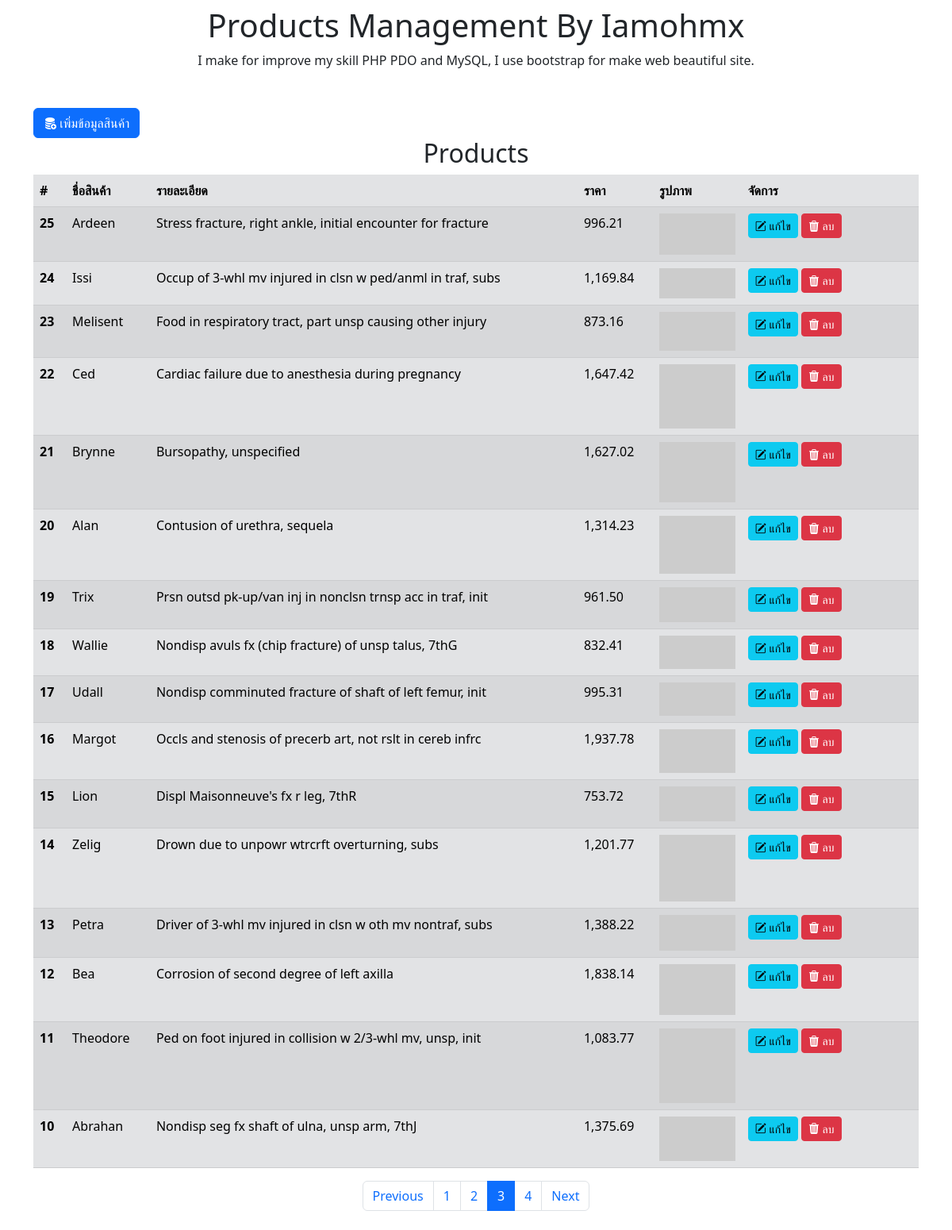
/?page=3, run on the app's committed database.
### tables this page shows
CREATE TABLE IF NOT EXISTS `products` (
  `id` int NOT NULL AUTO_INCREMENT,
  `p_name` varchar(255) NOT NULL DEFAULT '',
  `p_desc` varchar(255) NOT NULL DEFAULT '',
  `p_price` decimal(10,2) NOT NULL DEFAULT '0.00',
  `p_img` varchar(255) NOT NULL DEFAULT '',
  PRIMARY KEY (`id`)
);

### viewProducts.php (called while the page is built, shortened)
<?php
require_once 'connect.php';
$sql1 = "SELECT * FROM products";
$s = $conn->prepare($sql1);
$s->execute();
$s->fetchAll(PDO::FETCH_ASSOC);
$total_result = $s->rowCount();
$limit_page = 16;
$page = @$_GET['page'] ? $_GET['page'] : 1;
$num_page = $total_result/$limit_page;
if (!($num_page == (int)$num_page))
    $num_page = (int)$num_page+1;
$limit_start = ($page * $limit_page) - $limit_page;
$sql = "SELECT * FROM products ORDER BY id DESC LIMIT {$limit_start},{$limit_page}";
$stmt = $conn->prepare($sql);
$stmt->execute();
$result = $stmt->fetchAll();
?>

### index.php (the view, shortened to what this page needs)
<?php
require_once 'viewProducts.php';
?>
<!doctype html>
<html lang="en">
<head>
    <link href="https://cdn.jsdelivr.net/npm/bootstrap@5.3.0-alpha1/dist/css/bootstrap.min.css" rel="stylesheet">
    <link rel="stylesheet" href="https://cdn.jsdelivr.net/npm/bootstrap-icons@1.10.3/font/bootstrap-icons.css">
</head>
<body>
    <div class="container py-2">
        <h1 class="text-center">Products Management By Iamohmx</h1>
        <p class="text-center">I make for improve my skill PHP PDO and MySQL, I use bootstrap for make web beautiful site.</p>
        <div class="py-3"></div>
        <button type="button" class="btn btn-primary" data-bs-toggle="modal" data-bs-target="#addProduct">
            <i class="bi bi-database-fill-add"></i> เพิ่มข้อมูลสินค้า
        </button>
        <h2 class="text-center">Products</h2>
        <div class="row justify-content-center">
            <div class="col-lg-12 ">
                <table class="table table-striped table-secondary">
                    <thead>
                        <tr>
                            <th scope="col">#</th>
                            <th scope="col">ชื่อสินค้า</th>
                            <th scope="col">รายละเอียด</th>
                            <th scope="col">ราคา</th>
                            <th scope="col">รูปภาพ</th>
                            <th scope="col">จัดการ</th>
                        </tr>
                    </thead>
                    <tbody>
                        <?php
                        if (!empty($result)) {
                            foreach ($result as $row) :
                        ?>
                                <tr>
                                    <th scope="row"><?php echo $row['id']; ?></th>
                                    <td><?php echo $row['p_name']; ?></td>
                                    <td><?php echo $row['p_desc']; ?></td>
                                    <td><?php echo number_format($row['p_price'], 2); ?></td>
                                    <td width="10%">
                                        <img src="<?php echo $row['p_img']; ?>" class="card-img-top" alt="">
                                    </td>
                                    <td width="20%">
                                        <a href="editProduct.php?id=<?php echo $row['id']; ?>" role="button" class="btn btn-info btn-sm" data-bs-toggle="modal" data-bs-target="#editModalid<?php echo $row['id']; ?>"><i class="bi bi-pencil-square"></i> แก้ไข</a>
                                        <a href="deleteProduct.php?id=<?php echo $row['id']; ?>" role="button" class="btn btn-danger btn-sm" data-bs-toggle="modal" data-bs-target="#deleteModalid<?php echo $row['id']; ?>"><i class="bi bi-trash3-fill"></i> ลบ</a>
                                    </td>
                                </tr>
                        <?php
                            endforeach;
                        }
                        ?>
                    </tbody>
                </table>
                <nav aria-label="Page navigation">
                    <ul class="pagination justify-content-center">
                        <?php
                        if ($page <= 1) :
                        ?>
                            <li class="page-item disabled">
                                <a class="page-link">Previous</a>
                            </li>
                        <?php
                        else :
                        ?>
                            <li class="page-item">
                                <a class="page-link" href="?page=<?php echo (int)$page - 1 ?>">Previous</a>
                            </li>
                        <?php
                        endif;
                        ?>
                        <?php
                        if ($num_page >= 9) {
                            if ($page <= 5) {
                                $num_start = 1;
                                $num_stop = 9;
                            } elseif ($page > $num_page-4) {
                                $num_start = $num_page-8;
                                $num_stop = $num_page;
                            } else {
                                $num_start = $page-4;
                                $num_stop = $page+4;
                            }
                        } else {
                            $num_start = 1;
                            $num_stop = $num_page;
                        }
                        for ($i = $num_start; $i <= $num_stop; $i++) :
                            if ($page == $i) :
                        ?>
                                <li class="page-item">
                                    <a class="page-link active" aria-current="page" href="?page=<?php echo $i; ?>"><?php echo $i;  ?></a>
                                </li>
                            <?php
                            else :
                            ?>
                                <li class="page-item">
                                    <a class="page-link" href="?page=<?php echo $i; ?>"><?php echo $i;  ?></a>
                                </li>
                            <?php
                            endif;
                            ?>
                        <?php endfor; ?>
                        <?php
                        if ($page >= $num_page) :
                        ?>
                            <li class="page-item disabled">
                                <a class="page-link">Next</a>
                            </li>
                        <?php
                        else :
                        ?>
                            <li class="page-item">
                                <a class="page-link" href="?page=<?php echo (int)$page + 1 ?>">Next</a>
                            </li>
                        <?php
                        endif;
                        ?>
                </nav>
            </div>
        </div>
    </div>
</body>
</html>

### data on the page
products: id "25", p_name "Ardeen", p_desc "Stress fracture, right ankle, initial encounter for fracture", p_price "996.21"
products: id "24", p_name "Issi", p_desc "Occup of 3-whl mv injured in clsn w ped/anml in traf, subs", p_price "1,169.84"
products: id "23", p_name "Melisent", p_desc "Food in respiratory tract, part unsp causing other injury", p_price "873.16"
products: id "22", p_name "Ced", p_desc "Cardiac failure due to anesthesia during pregnancy", p_price "1,647.42"
products: id "21", p_name "Brynne", p_desc "Bursopathy, unspecified", p_price "1,627.02"
products: id "20", p_name "Alan", p_desc "Contusion of urethra, sequela", p_price "1,314.23"
products: id "19", p_name "Trix", p_desc "Prsn outsd pk-up/van inj in nonclsn trnsp acc in traf, init", p_price "961.50"
products: id "18", p_name "Wallie", p_desc "Nondisp avuls fx (chip fracture) of unsp talus, 7thG", p_price "832.41"
products: id "17", p_name "Udall", p_desc "Nondisp comminuted fracture of shaft of left femur, init", p_price "995.31"
products: id "16", p_name "Margot", p_desc "Occls and stenosis of precerb art, not rslt in cereb infrc", p_price "1,937.78"
products: id "15", p_name "Lion", p_desc "Displ Maisonneuve's fx r leg, 7thR", p_price "753.72"
products: id "14", p_name "Zelig", p_desc "Drown due to unpowr wtrcrft overturning, subs", p_price "1,201.77"
products: id "13", p_name "Petra", p_desc "Driver of 3-whl mv injured in clsn w oth mv nontraf, subs", p_price "1,388.22"
products: id "12", p_name "Bea", p_desc "Corrosion of second degree of left axilla", p_price "1,838.14"
products: id "11", p_name "Theodore", p_desc "Ped on foot injured in collision w 2/3-whl mv, unsp, init", p_price "1,083.77"
products: id "10", p_name "Abrahan", p_desc "Nondisp seg fx shaft of ulna, unsp arm, 7thJ", p_price "1,375.69"
